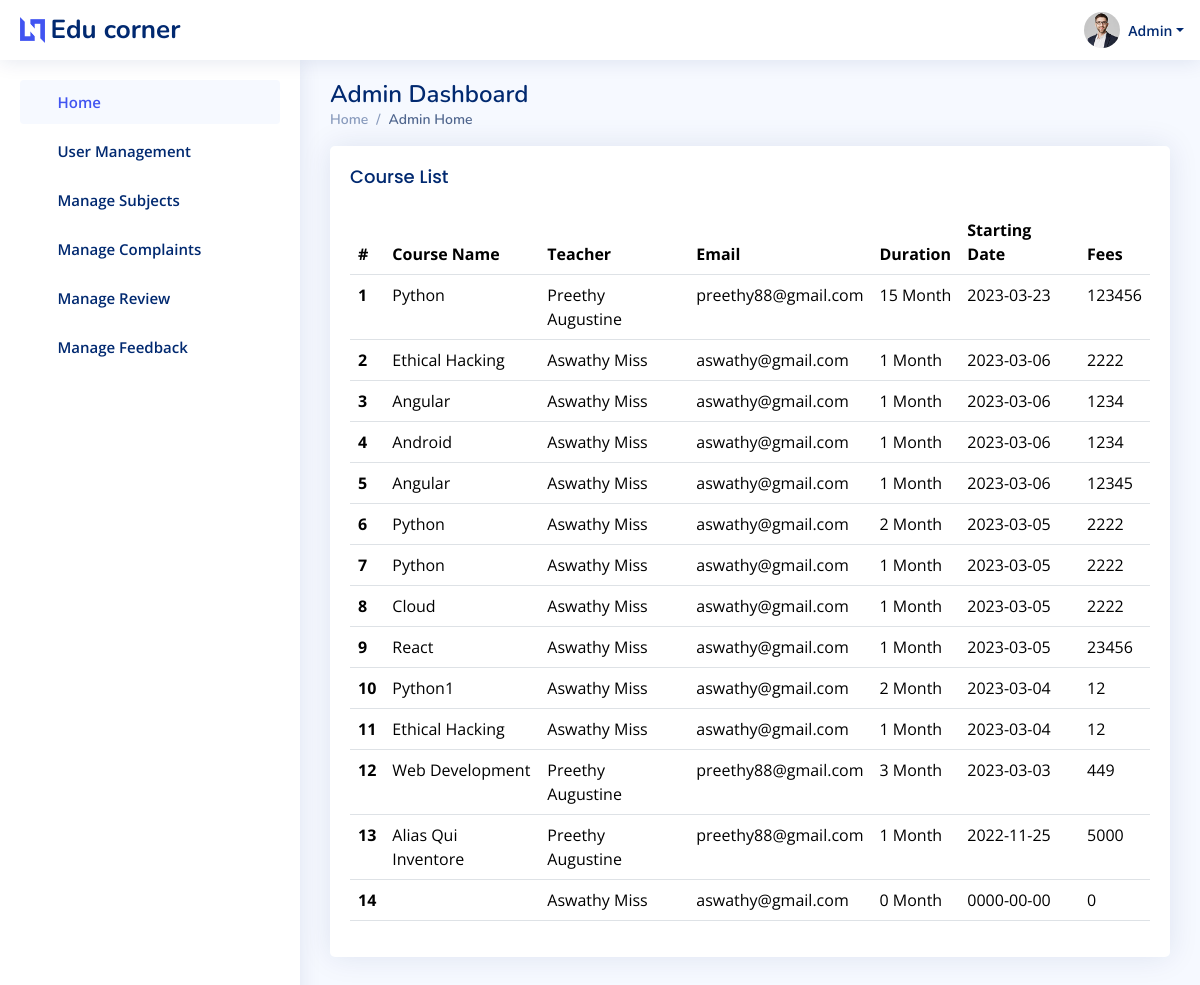
Screenshot of /Admin/index.php with the database file from the repository.
### tables this page shows
CREATE TABLE `educorner_faculty_course` (
  `course_id` int(11) NOT NULL,
  `course_title` varchar(30) NOT NULL,
  `email` varchar(20) NOT NULL,
  `course_duration` int(11) NOT NULL,
  `course_fees` int(11) NOT NULL,
  `course_description` varchar(100) NOT NULL,
  `course_syllabus` varchar(200) NOT NULL,
  `course_mode` varchar(25) NOT NULL,
  `img` varchar(100) NOT NULL DEFAULT 'coursepic',
  `startdate` date NOT NULL,
  `status` varchar(2) NOT NULL DEFAULT '0'
);

CREATE TABLE `educorner_registration` (
  `fName` varchar(50) NOT NULL,
  `lName` varchar(50) NOT NULL,
  `house_name` varchar(200) NOT NULL,
  `dob` date DEFAULT NULL,
  `phone_number` varchar(10) DEFAULT NULL,
  `email` varchar(30) NOT NULL,
  `state` varchar(30) NOT NULL,
  `district` varchar(30) NOT NULL,
  `city` varchar(20) NOT NULL,
  `pic` varchar(100) NOT NULL DEFAULT 'profilepic/profile.jpg',
  `gender` varchar(10) NOT NULL
);

### mentor/connection.php (called while the page is built, shortened)
<?php
$conn = mysqli_connect('localhost', 'root', '', 'educorner');
function select($sql)
{
    global $conn;
    $res = mysqli_query($conn, $sql);
    if ($res) {
        return $res;
    } else {
        return False;
    }
}
?>

### Admin/index.php (the view)
<?php
require('header.php');
?>
  <main id="main" class="main">
    <div class="pagetitle">
      <h1>Admin Dashboard</h1>
      <nav>
        <ol class="breadcrumb">
          <li class="breadcrumb-item"><a href="index.html">Home</a></li>
          <li class="breadcrumb-item active">Admin Home</li>
        </ol>
      </nav>
    </div>
    <section class="section">
      <div class="row">
        <div class="col-lg-12">
          <div class="card">
            <div class="card-body">
              <h5 class="card-title">Course List</h5>
              <table class="table datatable">
                <thead>
                  <tr>
                    <th scope="col">#</th>
                    <th scope="col">Course Name</th>
                    <th scope="col">Teacher</th>
                    <th scope="col">Email</th>
                    <th scope="col">Duration</th>
                    <th scope="col">Starting Date</th>
                    <th scope="col">Fees</th>
                  </tr>
                </thead>
                <tbody>
                <?php
                $res=select("select * from educorner_faculty_course c,educorner_registration f where c.email=f.email order by startdate desc");
                $n=0;
                while($row=mysqli_fetch_assoc($res))
                {
                  $n++;
                ?>
                  <tr>
                    <th scope="row"><?php echo $n?> </th>
                     <td style="text-transform: capitalize;"><?php echo $row['course_title'];?></td>
                     <td style="text-transform: capitalize;"> <?php echo $row['fName']." ".$row['lName'];?></td>
                     <td><?php echo $row['email'];?></td>
                     <td><?php echo $row['course_duration'];?> Month</td>
                     <td><?php echo $row['startdate'];?></td>
                     <td><?php echo $row['course_fees'];?></td>
                  </tr>
                <?php
                }
                ?>
                </tbody>
              </table>
            </div>
          </div>
        </div>
      </div>
    </section>
  </main>
  <?php
require('footer.php');
?>

### Admin/header.php (shortened to what this page needs)
<?php
require("../mentor/connection.php");
?>
<!DOCTYPE html>
<html lang="en">
<head>
  <link href="assets/vendor/bootstrap/css/bootstrap.min.css" rel="stylesheet">
  <link href="assets/vendor/bootstrap-icons/bootstrap-icons.css" rel="stylesheet">
  <link href="assets/vendor/boxicons/css/boxicons.min.css" rel="stylesheet">
  <link href="assets/vendor/quill/quill.snow.css" rel="stylesheet">
  <link href="assets/vendor/quill/quill.bubble.css" rel="stylesheet">
  <link href="assets/vendor/remixicon/remixicon.css" rel="stylesheet">
  <link href="assets/vendor/simple-datatables/style.css" rel="stylesheet">
  <link href="assets/css/style.css" rel="stylesheet">
</head>
<body>
  <header id="header" class="header fixed-top d-flex align-items-center">
    <div class="d-flex align-items-center justify-content-between">
      <a href="index.html" class="logo d-flex align-items-center">
        <img src="assets/img/logo.png" alt="">
        <span class="d-none d-lg-block">Edu corner</span>
      </a>
      <i class="bi bi-list toggle-sidebar-btn"></i>
    </div>
    <nav class="header-nav ms-auto">
      <ul class="d-flex align-items-center">
        <li class="nav-item dropdown pe-3">
           <a class="nav-link nav-profile d-flex align-items-center pe-0" href="#" data-bs-toggle="dropdown">
            <img src="assets/img/profile-img.jpg" alt="Profile" class="rounded-circle">
            <span class="d-none d-md-block dropdown-toggle ps-2">Admin</span>
        </li>
      </ul>
    </nav>
  </header>
  <aside id="sidebar" class="sidebar">
    <ul class="sidebar-nav" id="sidebar-nav">
      <li class="nav-item">
        <a class="nav-link " href="index.php">
          <i class="bi bi-house-fill"></i>
          <span>Home</span>
        </a>
      </li>
      <li class="nav-item">
        <a class="nav-link collapsed" data-bs-target="#components-nav" data-bs-toggle="collapse" href="#">
          <i class="bi bi-person"></i><span>User Management</span><i class="bi bi-chevron-down ms-auto"></i>
        </a>
      </li>
      <li class="nav-item">
        <a class="nav-link collapsed" href="addsubjects.php">
          <i class="bi bi-list"></i>
          <span>Manage Subjects</span>
        </a>
      </li>
         <li class="nav-item">
        <a class="nav-link collapsed" href="complaints.php">
          <i class="bi bi-exclamation-square-fill"></i>
          <span>Manage Complaints</span>
        </a>
      </li>
      <li class="nav-item">
        <a class="nav-link collapsed" href="reviews.php">
          <i class="bi bi-exclamation-square-fill"></i>
          <span>Manage Review</span>
        </a>
      </li>
      <li class="nav-item">
        <a class="nav-link collapsed" href="feedback.php">
          <i class="bi bi-exclamation-square-fill"></i>
          <span>Manage Feedback</span>
        </a>
      </li>
    </ul>
  </aside>

### Admin/footer.php (shortened to what this page needs)
</body>
</html>

### Admin/assets/css/style.css (style rules this page uses)
:root { scroll-behavior: smooth; }
body { font-family: "Open Sans", sans-serif; background: #f6f9ff; color: #444444; }
a { color: #4154f1; text-decoration: none; }
h1, h2, h3, h4, h5, h6 { font-family: "Nunito", sans-serif; }
#main { margin-top: 60px; padding: 20px 30px; transition: all 0.3s; }
.pagetitle { margin-bottom: 10px; }
.pagetitle h1 { font-size: 24px; margin-bottom: 0; font-weight: 600; color: #012970; }
.card { margin-bottom: 30px; border: none; border-radius: 5px; box-shadow: 0px 0 30px rgba(1, 41, 112, 0.1); }
.card-title { padding: 20px 0 15px 0; font-size: 18px; font-weight: 500; color: #012970; font-family: "Poppins", sans-serif; }
.card-body { padding: 0 20px 20px 20px; }
.breadcrumb { font-size: 14px; font-family: "Nunito", sans-serif; color: #899bbd; font-weight: 600; }
.breadcrumb a { color: #899bbd; transition: 0.3s; }
.breadcrumb .breadcrumb-item::before { color: #899bbd; }
.breadcrumb .active { color: #51678f; font-weight: 600; }
.logo { line-height: 1; }
@media (min-width: 1200px) { .logo { width: 280px; } }
.logo img { max-height: 26px; margin-right: 6px; }
.logo span { font-size: 26px; font-weight: 700; color: #012970; font-family: "Nunito", sans-serif; }
.header { transition: all 0.5s; z-index: 997; height: 60px; box-shadow: 0px 2px 20px rgba(1, 41, 112, 0.1); background-color: #fff; padding-left: 20px; }
.header .toggle-sidebar-btn { font-size: 32px; padding-left: 10px; cursor: pointer; color: #012970; }
.header-nav ul { list-style: none; }
.header-nav > ul { margin: 0; padding: 0; }
.header-nav .nav-profile { color: #012970; }
.header-nav .nav-profile img { max-height: 36px; }
.header-nav .nav-profile span { font-size: 14px; font-weight: 600; }
.sidebar { position: fixed; top: 60px; left: 0; bottom: 0; width: 300px; z-index: 996; transition: all 0.3s; padding: 20px; overflow-y: auto; scrollbar-width: thin; scrollbar-color: #aab7cf transparent; box-shadow: 0px 0px 20px rgba(1, 41, 112, 0.1); background-color: #fff; }
@media (min-width: 1200px) { #main, #footer { margin-left: 300px; } }
.sidebar-nav { padding: 0; margin: 0; list-style: none; }
.sidebar-nav li { padding: 0; margin: 0; list-style: none; }
.sidebar-nav .nav-item { margin-bottom: 5px; }
.sidebar-nav .nav-link { display: flex; align-items: center; font-size: 15px; font-weight: 600; color: #4154f1; transition: 0.3; background: #f6f9ff; padding: 10px 15px; border-radius: 4px; }
.sidebar-nav .nav-link i { font-size: 16px; margin-right: 10px; color: #4154f1; }
.sidebar-nav .nav-link.collapsed { color: #012970; background: #fff; }
.sidebar-nav .nav-link.collapsed i { color: #899bbd; }
.sidebar-nav .nav-link .bi-chevron-down { margin-right: 0; transition: transform 0.2s ease-in-out; }

### rows the page displays
educorner_faculty_course: course_title "Python", educorner_registration.fName "Preethy", educorner_registration.lName "Augustine", educorner_registration.email "preethy88@gmail.com", course_duration "15", startdate "2023-03-23", course_fees "123456"
educorner_faculty_course: course_title "Ethical Hacking", educorner_registration.fName "Aswathy", educorner_registration.lName "Miss", educorner_registration.email "aswathy@gmail.com", course_duration "1", startdate "2023-03-06", course_fees "2222"
educorner_faculty_course: course_title "Angular", educorner_registration.fName "Aswathy", educorner_registration.lName "Miss", educorner_registration.email "aswathy@gmail.com", course_duration "1", startdate "2023-03-06", course_fees "1234"
educorner_faculty_course: course_title "Android", educorner_registration.fName "Aswathy", educorner_registration.lName "Miss", educorner_registration.email "aswathy@gmail.com", course_duration "1", startdate "2023-03-06", course_fees "1234"
educorner_faculty_course: course_title "Angular", educorner_registration.fName "Aswathy", educorner_registration.lName "Miss", educorner_registration.email "aswathy@gmail.com", course_duration "1", startdate "2023-03-06", course_fees "12345"
educorner_faculty_course: course_title "Python", educorner_registration.fName "Aswathy", educorner_registration.lName "Miss", educorner_registration.email "aswathy@gmail.com", course_duration "2", startdate "2023-03-05", course_fees "2222"
educorner_faculty_course: course_title "Python", educorner_registration.fName "Aswathy", educorner_registration.lName "Miss", educorner_registration.email "aswathy@gmail.com", course_duration "1", startdate "2023-03-05", course_fees "2222"
educorner_faculty_course: course_title "Cloud", educorner_registration.fName "Aswathy", educorner_registration.lName "Miss", educorner_registration.email "aswathy@gmail.com", course_duration "1", startdate "2023-03-05", course_fees "2222"
educorner_faculty_course: course_title "React", educorner_registration.fName "Aswathy", educorner_registration.lName "Miss", educorner_registration.email "aswathy@gmail.com", course_duration "1", startdate "2023-03-05", course_fees "23456"
educorner_faculty_course: course_title "Python1", educorner_registration.fName "Aswathy", educorner_registration.lName "Miss", educorner_registration.email "aswathy@gmail.com", course_duration "2", startdate "2023-03-04", course_fees "12"
educorner_faculty_course: course_title "Ethical Hacking", educorner_registration.fName "Aswathy", educorner_registration.lName "Miss", educorner_registration.email "aswathy@gmail.com", course_duration "1", startdate "2023-03-04", course_fees "12"
educorner_faculty_course: course_title "Web Development", educorner_registration.fName "Preethy", educorner_registration.lName "Augustine", educorner_registration.email "preethy88@gmail.com", course_duration "3", startdate "2023-03-03", course_fees "449"
educorner_faculty_course: course_title "Alias Qui Inventore", educorner_registration.fName "Preethy", educorner_registration.lName "Augustine", educorner_registration.email "preethy88@gmail.com", course_duration "1", startdate "2022-11-25", course_fees "5000"
educorner_faculty_course: educorner_registration.fName "Aswathy", educorner_registration.lName "Miss", educorner_registration.email "aswathy@gmail.com", course_duration "0", startdate "0000-00-00", course_fees "0"
